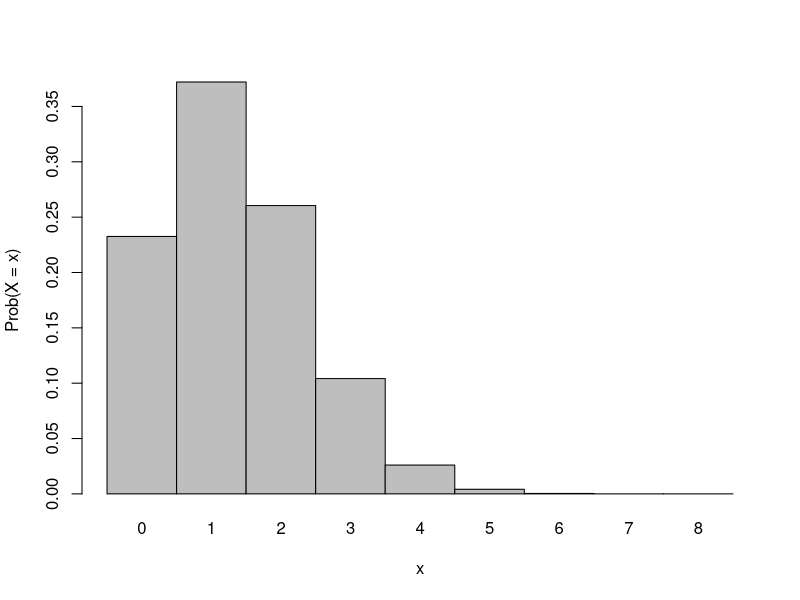
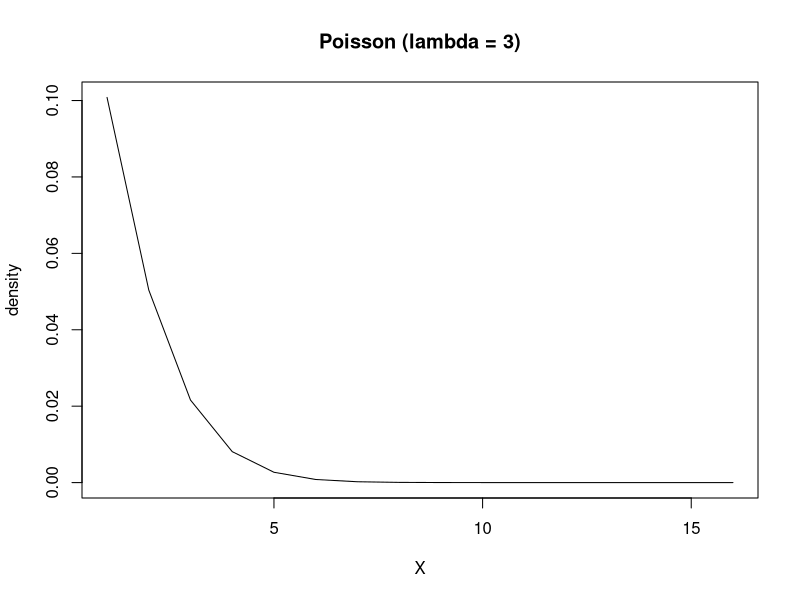
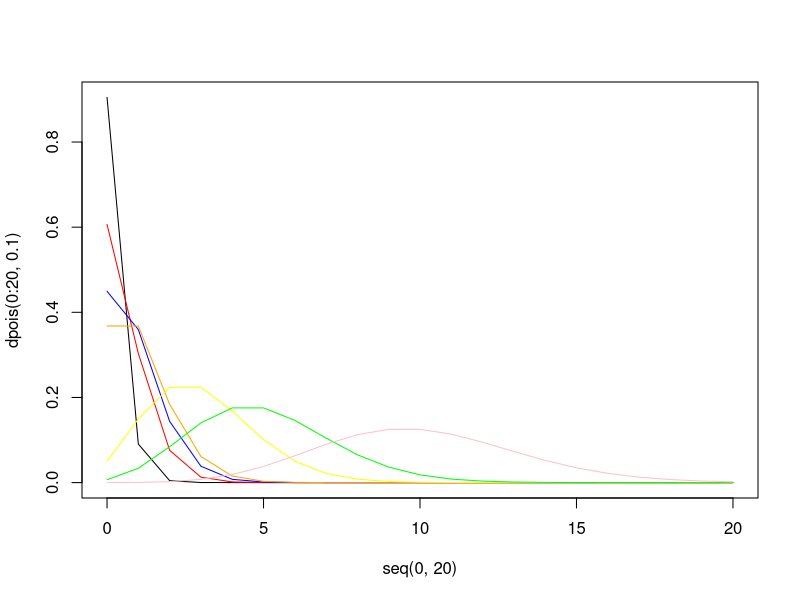
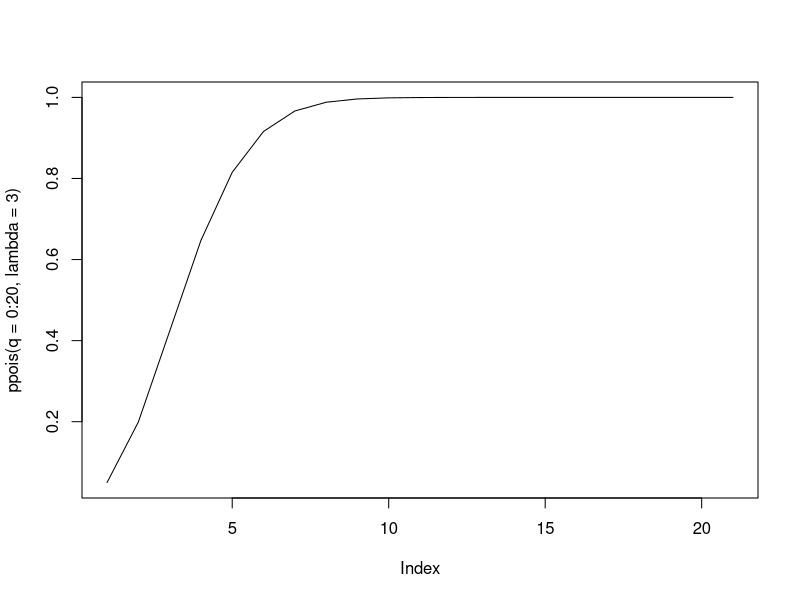
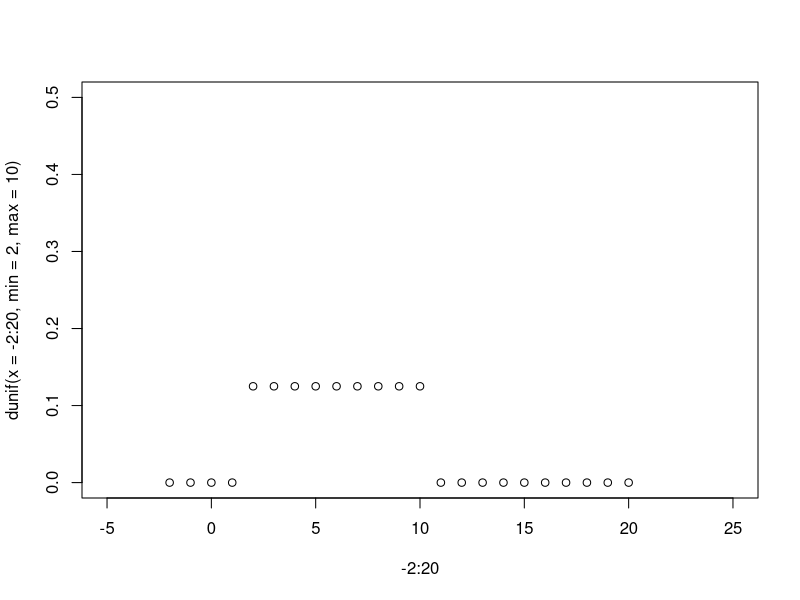
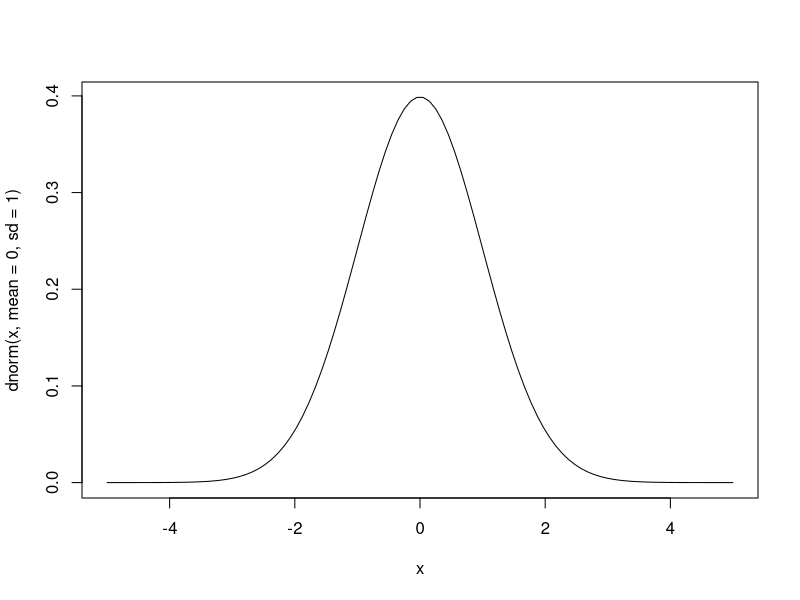
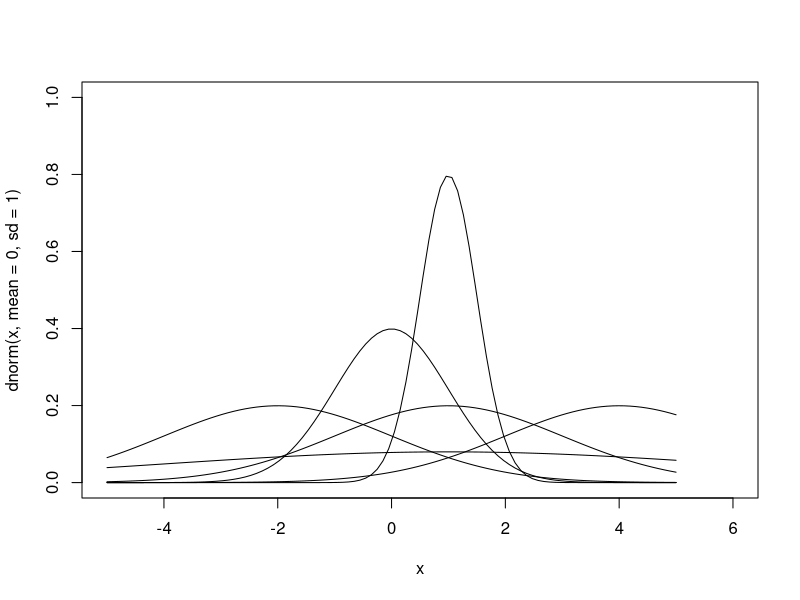
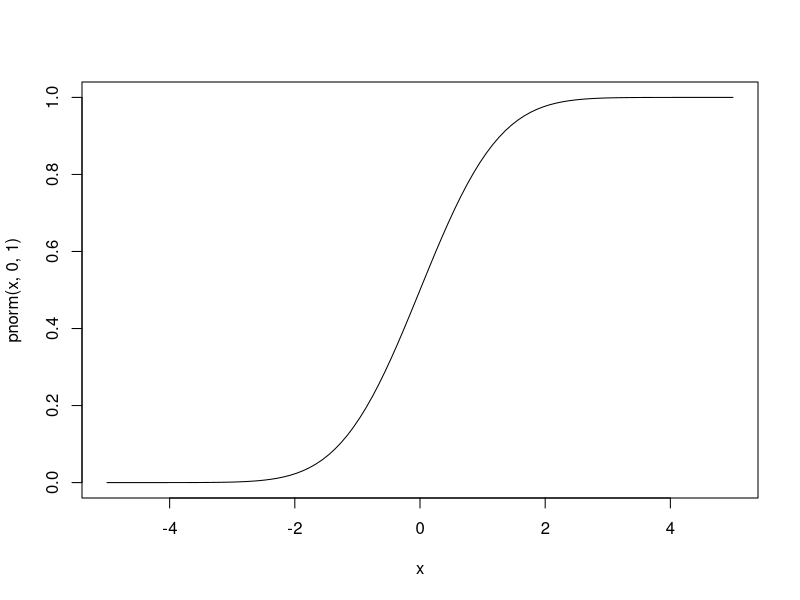

Write the R code that produced these figures, in order.

#--------------#	Probability models

###------### Binomial model

#	dbinom(x = , size = , prob = ) gives the density
#	pbinom(q = , size = , prob = ) gives the distribution
#	qbinom() gives the quantilte function
#	rbinom() do random draw from the distribution



#-------- dbinom(x = , size = , prob = )
# the probablity of get 4 of rolling a dice = 1/6
# Then, the prob. of rolling 8 times and get 5 4s is 0.0041...

result = dbinom(x = 5, size = 8, prob = 1/6)
print(result)
# [1] 0.004167619





# We can also compute the prob. for each case, 
# i.e., get one 4, two 4s, ...
results = dbinom(x = 0:8, size = 8, prob = 1/6)
print(results)
# [1] 2.325680e-01 3.721089e-01 2.604762e-01 1.041905e-01 2.604762e-02
# [6] 4.167619e-03 4.167619e-04 2.381497e-05 5.953742e-07

# sum of the prob. = 1
sum(results)
# [1] 1




# plot probablities
png('figures/prob_of_8.png')
barplot(results,
				names.arg = 0:8,
				space = 0,
				ylab = 'Prob(X = x)',
				xlab = 'x'
)
dev.off()



#--------------- pbinom(q = , size = , prob = )
# pbinom returns cumulative probability, given a quantile value q
# Compute the prob. of at least three 4s, i.e., Pr(X >= 3) = 1-Pr(X<=2)
# Here we use pbinom(q = obj, size = , prob = )

1 - pbinom(q = 2, size = 8, prob = 1/6)



# pbinom() vs qbinom()

# pbinom(): given q, return p. 
# qbinom(): given p, reutrn q
# where q(quantile), p(cumulative probability)


#--------------- qbinom(p = , size = , prob = )
# qbinom() is the inverse of pbinom.
# It return the "quantile value" q, given a cumulative probability p.

pbinom(q = 2, size = 8, prob = 1/6)
# [1] 0.8651531		this is p. Now we put p in qbinom
qbinom(p = 0.86, size = 8, prob = 1/6)
# [1] 2						this is q.










###------### Poisson model

# dpois(x = , lambda = ), lambda: mean and variance
# dpois() return Pr(X = x), it is the value of density.
# ppois() return Pr(X <= x), left cumulative probability in CDF.


# this return the value of density function, when x = 5 on the horizontal
# axis. We can check this by plotting the DF of the Poisson distribution.
dpois(x = 5, lambda = 3)
# [1] 0.1008188


# Let's plot the density when x from 5 to 20
png('figures/Poisson_test_x=5.png')
plot(dpois(x = 5:20, lambda = 3),
		 main = 'Poisson (lambda = 3)',
		 ylab = 'density',
		 xlab = 'X',
		 type = 'l'
)
dev.off()

# Clearly, Pr(X = 5) is about 0.1, same as what we got from dpois()



color_theme = c('red', 'blue', 'orange', 'yellow', 'green', 'pink')
png('figures/Poisson_0-20_diff_lambda.png')
plot(x = seq(0,20),
		 y = dpois(0:20, 0.1),
		 type = 'l'
)
for (i in c(0.5, 0.8, 1, 3, 5, 10)){
		lines(x = seq(0,20),
					y = dpois(0:20, i),
					col = color_theme[which(i == c(0.5, 0.8, 1, 3, 5, 10))]
		)
}
dev.off()







## ppois(q = , lambda = )

png('figures/Poisson_cdf.png')
plot(ppois(q = 0:20, lambda = 3),
		 type = 'l'
)
dev.off()





## qpois(p = , lambda) provides the quantile value. Reverse of ppois()
# In ppois, lets use q = 3, lambda = 5
ppois(q = 3, lambda = 5)
# [1] 0.2650259

# Let's check, if q = 3 when we use the output (cumulative probability).
qpois(p = 0.26, lambda = 5)
# [1] 3

# Checked














###------### Uniform distribution
# X ~ UNIF(a,b)

## dunif(X, min = , max = ),
# min:	a,
# max:	b


# Plot X ~ uniform(2,10)

png('figures/Uniform_2_10.png')
plot(
		 # You must specify x, otherwise, you are going to mess up the pic.
		 x = -2:20,
		 y = dunif(x = -2:20, min = 2, max = 10),
		 ylim = c(0,0.5),
		 xlim = c(-5, 25)
)
dev.off()




## punif(q = , min, max)

# this would be zero, because the support of the cdf is 4~10
punif(q = 3, min = 4, max = 10)
# [1] 0


# Here the prob of x <= 7. Clearly, 7 is the median/mean in 4~10 interval.
punif(q = 7, min = 4, max = 10)
# [1] 0.5




## qunif(p = , min, max)

qunif(p = 0.5, 4, 10)
# [1] 7






## runif(n = , min = , max = )

# Let's randomly draw 6 obs from uniform(4,10)
runif(n = 6, 4, 10)
# [1] 6.355950 7.783763 5.747722 8.269437 8.343312 7.163721








###------### Normal distribution



## dnorm(x = , mean, sd = )

# plot standard normal:

# the curve would be smoother, if you generate more data.
x = seq(-5,5, length.out = 100)
png('figures/SD_Normal.png')
plot(
		 x,
		 dnorm(x, mean = 0, sd = 1),
		 type = 'l'
)
dev.off()



# more df with different mean
a = list(c(1,0.5), c(1,2), c(1,5), c(4,2), c(-2, 2))
x = seq(-5,5, length = 100)
png('figures/Normal_multiple.png')
plot(
		 x,
		 y = dnorm(x, mean = 0, sd =1),
		 type = 'l',
		 xlim = c(-5,6),
		 ylim = c(0,1)
)
for (item in a){
 	 lines(x,
					dnorm(x,mean = item[1], sd = item[2])
	 )
}
dev.off()









## pnorm(q = , mean = , sd = )
x = seq(-5,5, length = 100)
png('figures/SD_Normal_CDF.png')
plot(
		 x,
		 pnorm(x, 0,1),
		 type = 'l'
)
dev.off()




## qnorm(p = , mean = , sd = )
pnorm(1, 0, 1)
# [1] 0.8413447

qnorm(0.84, 0, 1)
# [1] 0.9944579 pretty close to 1








## rnorm(n = , mean = , sd = )
# Generate "n" obervations from normal distribution with 'mean', 'sd'.

# generate from sd norm
rnorm(n = 5, mean = 0, sd = 1)
# [1] 1.2685725 0.3540938 1.0729062 1.0447290 1.2036311








## Quantile-Quantile function
# qqnorm(data,...)

# qqnrom() can be used to check if your data are normal distributed.
# If yes, scatters should be approximately in a line.

# We can do this by:
# manually generate a sample from std normal.
sample1 = rnorm(n = 700,0,1)
png('figures/QQFunction_norm_data.png')
qqnorm(sample1)
qqline(sample1, col = 'gray')
dev.off()
# Clearly, it is normal.



# Now let's check if the price of BTC or log(price) of BTC is normal
# distributed.
df = read.csv('data/NewCleanData.csv')
price = df$Open_price
log_price = log(price)

png('figures/QQFunction_price.png')
qqnorm(price)
qqline(price)
dev.off()
# Clearly, price level is not normal distributed.


# What about log(price)?

png('figures/QQFunction_log_price.png')
qqnorm(log_price)
qqline(log_price)
dev.off()
# It is not.




# How about the supply?
png('figures/QQFunction_cir_supply.png')
qqnorm(df$cir_supply)
qqline(df$cir_supply)
dev.off()
# Not close.











###------### student's t-distribution
# Four common functions to use.
#	dt(x,v)
#	pt(q,v)
#	qt(p,v)
#	rt(n,v)
# v: degree of freedom




# Plot student's t with different df.
x = seq(-5,5, length = 300)

par_list = list(c(1,'red'),c(20,'blue'),c(100, 'green'))

png('figures/student_t.png')
plot(
		 x,
		 dt(x,2),
		 type = 'l'
)
for(item in par_list){
		lines(x, 
					# don't forget to transform "1" into an numeric value.
				 dt(x, sapply(item[1], as.numeric)),
				 col = item[2]
		)
}
dev.off()








###------### Exponential distribution

# X ~ EXP(lambda)
# X is a non-negative number.
# mean = 1/lambda
# var = 1/lambda^2


# dexp(x, rate)
# rate: lambda
# x:		data

x = seq(0.1,8, length = 100)
png('figures/Exponential_distribution.png')
plot(x,
		 dexp(x, rate = 1.5),
		 type = 'l'
)
dev.off()


# c(lambda, line_type)
par_list = list(c(0.5, 2), c(1.5, 3), c(4, 6))
png('figures/Exponential_diff_lambda.png')
plot(x,
		 dexp(x, rate = 1),
		 type = 'l',
		 main = 'Exponential with different lambda',
		 ylab = 'density',
		 xlab = 'X'
)
for (item in par_list){
		lines(x,
					dexp(x, rate = item[1]),
					lty = item[2]
		)
}
legend('topright', 
			 legend = c(
									"exp(1)",
									"exp(0.5)",
									"exp(1.5)",
									'exp(4)'
			 ),
		   lty = c(1,2,3,6)
)
dev.off()





## pexp(q = , rate = )
## qexp(p = , rate = )

pexp(q = 3, rate = 0.2)
# [1] 0.4511884 = cumulative probability (from cdf)
# It says Pr(X <= 3) = 0.4511884

qexp(p = 0.451, rate = 0.2)
# [1] 2.998284 Checked.


















###------### chi-square distribution
# Chi-square sums of squared normal variates and is often related
# to operations concerning sample variances of normally distributed data.


# dchisq(x, df)
# pchisq(q, df)
# qchisq(p, df)
# rchisq(n, df)



# Since chi square is squared norm, clealy, its support is non negative.
x = seq(0,5,length = 300)
png('figures/Chi_square_Std_Normal.png')
plot(x,
		 dchisq(x, df = 1),
		 type = 'l',
		 main = 'Chi-square vs Std Normal',
		 ylab = 'density',
		 xlab = 'X'

)
lines(x,
			dnorm(x),
			lty = 2
)
dev.off()



par_list = list(c(0.1, 2), c(3, 4), c(5, 5))
png('figures/Chi_square.png')
plot(x,
		 dchisq(x, df = 1),
		 type = 'l',
		 main = 'Chi-square with diff df',
		 ylab = 'density',
		 xlab = 'X'
)
for (item in par_list){
		lines(x,
					dchisq(x, df = item[1]),
					lty = item[2]
		)
}
legend('topright',
			 legend = c(
									'df = 0.1',
									'df = 1',
									'df = 3', 
									'df = 5'
									),
			 lty = c(2,1,4,5)
)

dev.off()










#--------------#	Sampling Distribution
# Details see sampling distribution part in 
# "Common Knowledge for econometrics".


x = seq(16, 28, length = 100)
fx.sample = dnorm(x, mean = 22, 1.5/sqrt(5))
fx.true = dnorm(x, mean = 22, 1.5)
png('figures/sampling_vs_true_distribution.png')
plot(x, 
		 fx.true,
		 main = 'sampling and true distribution',
		 ylab = 'density',
		 type = 'l',
		 ylim = c(0,0.8)

)
lines(x,
			fx.sample,
			lwd = 2,
			lty = 2
)
legend('topright', 
			 legend = c('true distro', 'sampling distro'),
			 lty = c(1,2)
)
dev.off()










#--------------#	Confidence Intervals


# compute critical values for 0.95 CI
se = 1.5
right_bound = qt(0.975, 4)
# [1] 2.776445 right tail
left_bound = qt(0.025, 4)
# [1] -2.776445 left tail

fx.bound = dt(right_bound, 4)



x = seq(-4, 4, length = 100)
png('figures/confidence_interval.png')
plot(
		 x,
		 dt(x, 4),
		 type = 'l'
)
abline(h = c(0),
			 col = 'gray'

)
segments(
				 x0 = c(left_bound, right_bound),
				 y0 = c(0,0),
				 x1 = c(left_bound, right_bound),
				 y1 = rep(fx.bound, 2)
)
dev.off()













#--------------#	Testing Means

# t-test:
# Let's test if the population mean is 80 by using a sample.

# generate a sample
n = 40
# make sure we have the same generated numbers, set the seed
set.seed(5)
sample = rnorm(n, 80, 1.5)
# compute the sample mean and SD
sample_mean = mean(sample) 		# X = [1] 80.10174
# sample SD: s
sample_sd = sd(sample)				# s = [1] 1.651756
sample_se = sample_sd/sqrt(n)	# [1] 0.2611655

# T statistics:
sample_T = (sample_mean - 80)/sample_se		# [1] 0.3895706

# compute the p-value, i.e., the cumulative prob. using pt()
# remember, sample_T is t value on the horizontal axis of the density.
sample_p_value = pt(sample_T, n-1)		#	[1] 0.6505133

# Clearly, p-value is much greater than 0.05. We fail to reject 
# the null.



png('figures/t-test.png')
x = seq(-4,4,length = 100)
plot(x,
		 dt(x,n-1),
		 type = 'l',
		 main = 'Test the mean of 80',
		 xlab = 't',
		 ylab = 'density (DOF = 39)'

)
abline(h = c(0), col = 'gray')
segments(
				 x0 = sample_T,
				 y0 = 0,
				 x1 = sample_T,
				 y1 = 0.4,
				 lty = 3
)

dev.off()



















